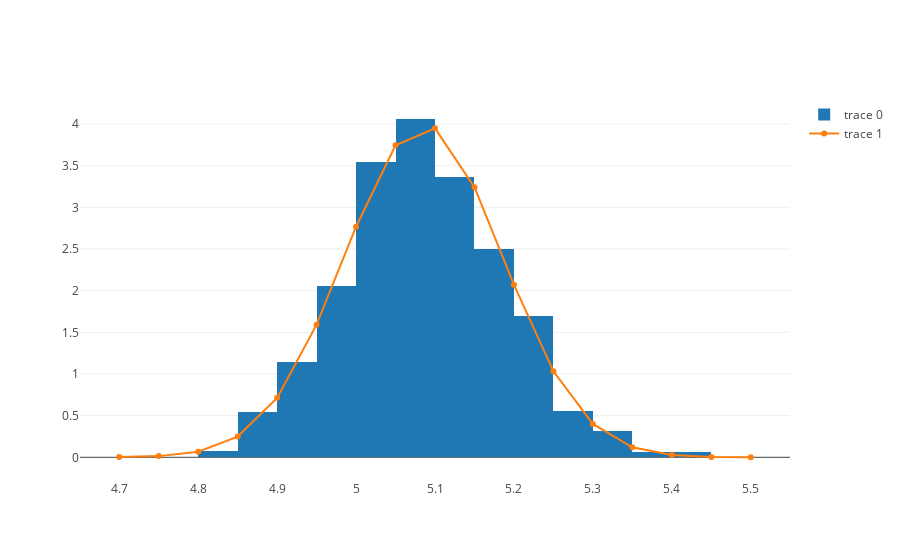

Notebook code for this chart:
### Code cell
iplot(data)

### Figure 1 — Plotly figure (JSON) as saved in the notebook; plotly's stock layout.template omitted (floating-point values rounded to 4 significant figures; data arrays with more than 128 entries replaced by an {"elided": "..."} marker saying what was removed)
{"data": [{"autobinx": false, "histnorm": "probability density", "type": "histogram", "x": {"elided": "1000 float values"}, "xbins": {"end": 5.5, "size": 0.05, "start": -4.7}}, {"mode": "line", "type": "scatter", "x": [4.7, 4.75, 4.8, 4.85, 4.9, 4.95, 5, 5.05, 5.1, 5.15, 5.2, 5.25, 5.3, 5.35, 5.4, 5.45, 5.5], "y": [0.002362, 0.01433, 0.06768, 0.249, 0.7135, 1.592, 2.767, 3.745, 3.948, 3.241, 2.072, 1.032, 0.4001, 0.1208, 0.02842, 0.005206, 0.0007427]}], "layout": {}}
